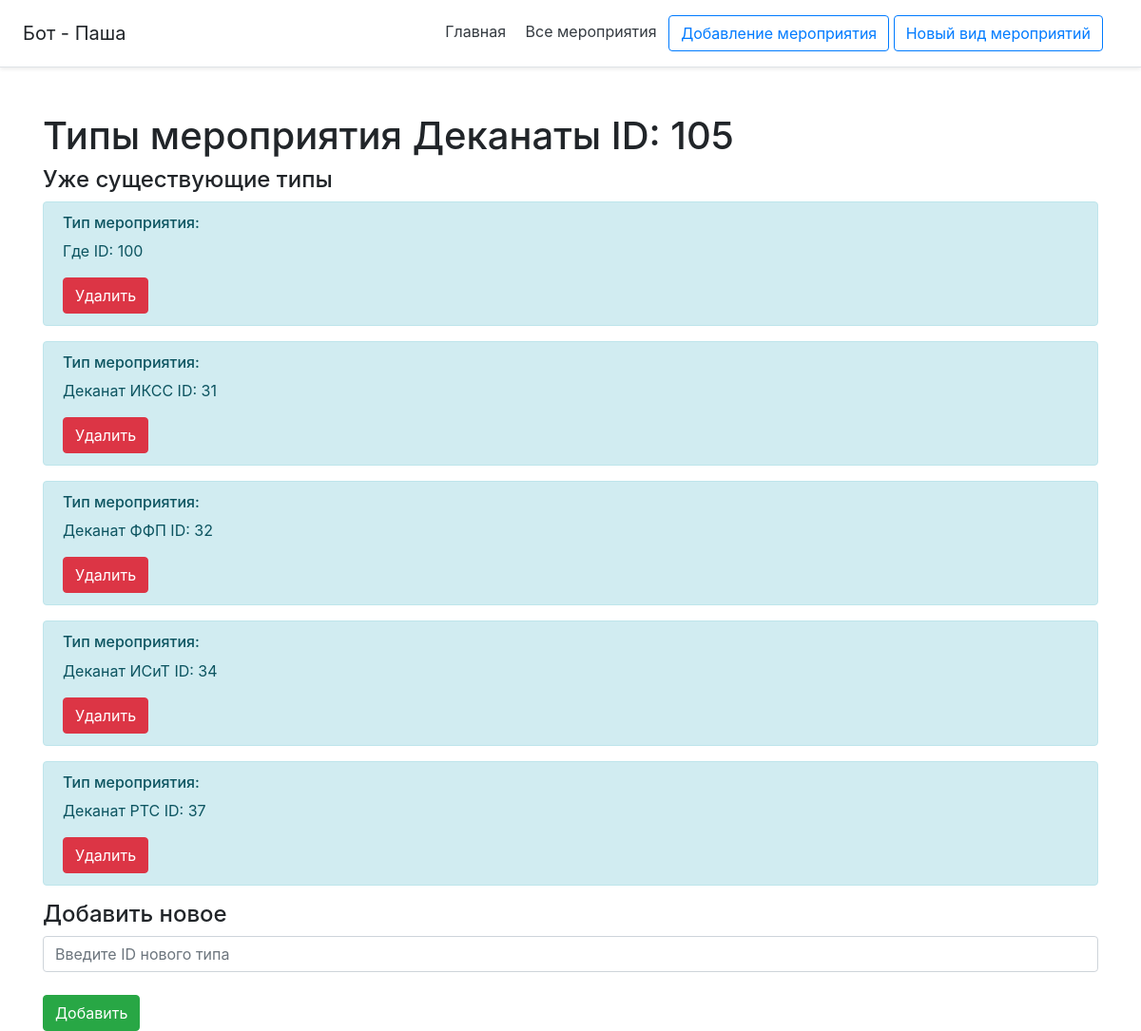
The page /event/105/inher on the database its author committed.
### db_utils/database.py (models this page shows, shortened)
class Menu(db.Model):
    __tablename__ = "menu"
    id = db.Column(db.Integer, primary_key=True)
    name = db.Column(db.String(120), default='default_name')
    text = db.Column(db.String(10000), default='default_text')
    added = db.Column(db.DateTime, default=datetime.datetime.utcnow())
    active = db.Column(db.Boolean, nullable=False, default=True)
    author_id = db.Column(db.Integer, nullable=False, default=0)
    tags = db.Column(db.String(5000), default='нет тегов')
    inheritances = db.relationship('Inheritances',
                                   primaryjoin="or_(Menu.id==Inheritances.menu_id_descendant, Menu.id==Inheritances.menu_id_ancestor)",
                                   lazy='dynamic')
    attachment = db.relationship('Attachment',
                                 primaryjoin="Menu.id==Attachment.menu_id",
                                 lazy='dynamic')

### flask_app.py (the view, shortened to what this page needs)
@app.route('/event/<int:id>/inher', methods=['POST', 'GET'])
def event_inher(id):
    event = Menu.query.get(id)
    events_inherinase = select_inheritances({'menu_id': event.id})
    inher_event = [[menus([el], [event])[0], el] for el in events_inherinase]
    return render_template('event_inher.html', event=event, inher_event=inher_event)

### bot_api/vk_bot_response.py (called while the page is built)
def menus(inher, response=None):
    menu_id_ancestor = inher
    menu_ids_descendant = [inheritances.menu_id_descendant for inheritances in menu_id_ancestor]
    menu_ids_descendant.extend([inheritances.menu_id_ancestor for inheritances in menu_id_ancestor])
    menu_ids = set(menu_ids_descendant)
    if response:
        if response[0].id in menu_ids:
            menu_ids.remove(response[0].id)
    return select_menu({'menu_ids': list(menu_ids)})

### db_utils/select_db.py (called while the page is built)
def select_inheritances(args):
    inhers = Inheritances.query
    if 'menu_id' in args:
        inhers = Inheritances.query.filter(
            or_(
                Inheritances.menu_id_ancestor == args['menu_id'],
                and_(
                    Inheritances.menu_id_descendant == args['menu_id'],
                    Inheritances.reversible == 1
                )
            )
        )
    inhers = inhers.filter_by(active=True).all()
    if not inhers:
        return {}
    return inhers

def select_menu(args):
    menu = Menu.query.all()
    try:
        if 'menu_names' in args:
            menu = Menu.query.filter(Menu.name == args['menu_names']).all()
        if 'menu_ids' in args:
            menu = []
            for i in args['menu_ids']:
                menu.extend(Menu.query.filter(Menu.id == i).all())
    except Exception as e:
        print('Something WRONG - {}'.format(e))
    if 'filled_text' in args:
        if args['filled_text'] == 'true':
            text_replace(menu)
    return menu

### main/templates/event_inher.html (shortened to what this page needs)
{% extends 'base.html' %}
{% block body %}
<div class="container mt-5">
    <h1>Типы мероприятия {{ event.name }} ID: {{ event.id }}</h1>
    <h4>Уже существующие типы</h4>
    {% for el in inher_event %}
        <div class="alert alert-info">
            <h6>Тип мероприятия:</h6>
            <p>{{ el[0].name }} ID: {{ el[0].id }}<br></p>
            <form method="post">
                <input type="submit" class="btn btn-danger" value="Удалить">
            </form>
        </div>
    {% endfor %}
    <h4>Добавить новое</h4>
    <form method="post">
        <input type="text" name="name" id="id_inher" class="form-control" placeholder="Введите ID нового типа"><br>
        <input type="submit" class="btn btn-success" value="Добавить">
    </form>
</div>
{% endblock %}

### rows shown on the page
Menu: name "Деканаты", id "105"
Menu: name "Где", id "100"
Menu: name "Деканат ИКСС", id "31"
Menu: name "Деканат ФФП", id "32"
Menu: name "Деканат ИСиТ", id "34"
Menu: name "Деканат РТС", id "37"
